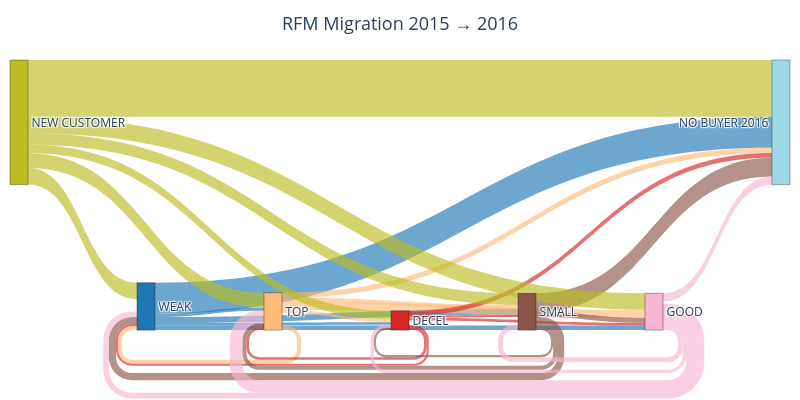

Write notebook code for a chart like this one.
### Markdown cell above
#### Visualize the migration with a Sankey diagram

### Code cell
# pip install plotly
import plotly.graph_objects as go
import matplotlib.cm as cm
import matplotlib.colors as mcolors

df = MIGRATION_segment_with_NA.copy()
for col in ["RFM_SEG_2015", "RFM_SEG_2016"]:
    df[col] = (
        df[col]
        .astype(str)
        .str.strip()
        .str.replace(r"\s+", " ", regex=True)
        .str.upper()
        .replace({"NAN": None})
        .fillna("NO BUYER")
    )

ORDER = ["NO BUYER","WEAK","TOP","DECEL", "SMALL", "GOOD"]
present = sorted(set(df["RFM_SEG_2015"]) | set(df["RFM_SEG_2016"]))
order = [x for x in ORDER if x in present] + [x for x in present if x not in ORDER]

xtab = pd.crosstab(df["RFM_SEG_2015"], df["RFM_SEG_2016"])
xtab = xtab.reindex(index=order, columns=order, fill_value=0)


include_stays = False  
sources, targets, values, real_vals, perc = [], [], [], [], []
row_sum = xtab.sum(axis=1).replace(0, np.nan)

for i, src in enumerate(order):
    for j, dst in enumerate(order):
        v = int(xtab.iat[i, j])
        if v <= 0:
            continue
        if not include_stays and i == j:
            continue
        sources.append(i)
        targets.append(j)
        real_vals.append(v)
        p = 100.0 * v / row_sum.iat[i]
        perc.append(p if np.isfinite(p) else 0.0)

cmap = cm.get_cmap('tab20', len(order))
node_colors = [mcolors.to_hex(cmap(i)) for i in range(len(order))]

def rgba(hex_color, a=0.65):
    h = hex_color.lstrip("#")
    r,g,b = int(h[0:2],16), int(h[2:4],16), int(h[4:6],16)
    return f"rgba({r},{g},{b},{a})"
link_colors = [rgba(node_colors[s], 0.65) for s in sources]

fig = go.Figure(data=[go.Sankey(
    arrangement="snap",
    node=dict(
        label=order,
        color=node_colors,
        pad=16, thickness=18,
        line=dict(color="rgba(0,0,0,0.3)", width=1.1),
    ),
    link=dict(
        source=sources,
        target=targets,
        value=real_vals,           
        color=link_colors,        
        customdata=np.c_[real_vals, perc],
        hovertemplate=(
            "<b>%{source.label}</b> → <b>%{target.label}</b><br>"
            "Count: %{customdata[0]}<br>"
            "Share of source: %{customdata[1]:.1f}%<extra></extra>"
        ),
    )
)])

# 
fig.update_layout(
    title=dict(
        text="RFM Migration 2015 → 2016",
        x=0.5, font=dict(size=18)
    ),
    font=dict(size=12),
    width=800, height=400,
    paper_bgcolor="white", plot_bgcolor="white",
    margin=dict(l=10, r=10, t=60, b=10),
)
fig.show()

### Figure 1 — Plotly figure (JSON) as saved in the notebook; plotly's stock layout.template omitted (floating-point values rounded to 4 significant figures)
{"data": [{"arrangement": "snap", "link": {"color": ["rgba(31,119,180,0.65)", "rgba(31,119,180,0.65)", "rgba(31,119,180,0.65)", "rgba(31,119,180,0.65)", "rgba(31,119,180,0.65)", "rgba(255,187,120,0.65)", "rgba(255,187,120,0.65)", "rgba(255,187,120,0.65)", "rgba(255,187,120,0.65)", "rgba(255,187,120,0.65)", "rgba(214,39,40,0.65)", "rgba(214,39,40,0.65)", "rgba(214,39,40,0.65)", "rgba(214,39,40,0.65)", "rgba(214,39,40,0.65)", "rgba(140,86,75,0.65)", "rgba(140,86,75,0.65)", "rgba(140,86,75,0.65)", "rgba(140,86,75,0.65)", "rgba(140,86,75,0.65)", "rgba(247,182,210,0.65)", "rgba(247,182,210,0.65)", "rgba(247,182,210,0.65)", "rgba(247,182,210,0.65)", "rgba(247,182,210,0.65)", "rgba(188,189,34,0.65)", "rgba(188,189,34,0.65)", "rgba(188,189,34,0.65)", "rgba(188,189,34,0.65)", "rgba(188,189,34,0.65)", "rgba(188,189,34,0.65)"], "customdata": [[100, 5.914], [77, 4.554], [183, 10.82], [137, 8.102], [951, 56.24], [118, 10.15], [94, 8.09], [125, 10.76], [245, 21.08], [157, 13.51], [65, 13.21], [80, 16.26], [61, 12.4], [86, 17.48], [147, 29.88], [217, 16.6], [121, 9.258], [64, 4.897], [153, 11.71], [568, 43.46], [171, 12.39], [387, 28.04], [100, 7.246], [146, 10.58], [253, 18.33], [506, 13.29], [454, 11.92], [254, 6.67], [353, 9.27], [505, 13.26], [1733, 45.51]], "hovertemplate": "<b>%{source.label}</b> → <b>%{target.label}</b><br>Count: %{customdata[0]}<br>Share of source: %{customdata[1]:.1f}%<extra></extra>", "source": [0, 0, 0, 0, 0, 1, 1, 1, 1, 1, 2, 2, 2, 2, 2, 3, 3, 3, 3, 3, 4, 4, 4, 4, 4, 5, 5, 5, 5, 5, 5], "target": [1, 2, 3, 4, 6, 0, 2, 3, 4, 6, 0, 1, 3, 4, 6, 0, 1, 2, 4, 6, 0, 1, 2, 3, 6, 0, 1, 2, 3, 4, 6], "value": [100, 77, 183, 137, 951, 118, 94, 125, 245, 157, 65, 80, 61, 86, 147, 217, 121, 64, 153, 568, 171, 387, 100, 146, 253, 506, 454, 254, 353, 505, 1733]}, "node": {"color": ["#1f77b4", "#ffbb78", "#d62728", "#8c564b", "#f7b6d2", "#bcbd22", "#9edae5"], "label": ["WEAK", "TOP", "DECEL", "SMALL", "GOOD", "NEW CUSTOMER", "NO BUYER 2016"], "line": {"color": "rgba(0,0,0,0.3)", "width": 1.1}, "pad": 16, "thickness": 18}, "type": "sankey"}], "layout": {"font": {"size": 12}, "height": 400, "margin": {"b": 10, "l": 10, "r": 10, "t": 60}, "paper_bgcolor": "white", "plot_bgcolor": "white", "title": {"font": {"size": 18}, "text": "RFM Migration 2015 → 2016", "x": 0.5}, "width": 800}}
